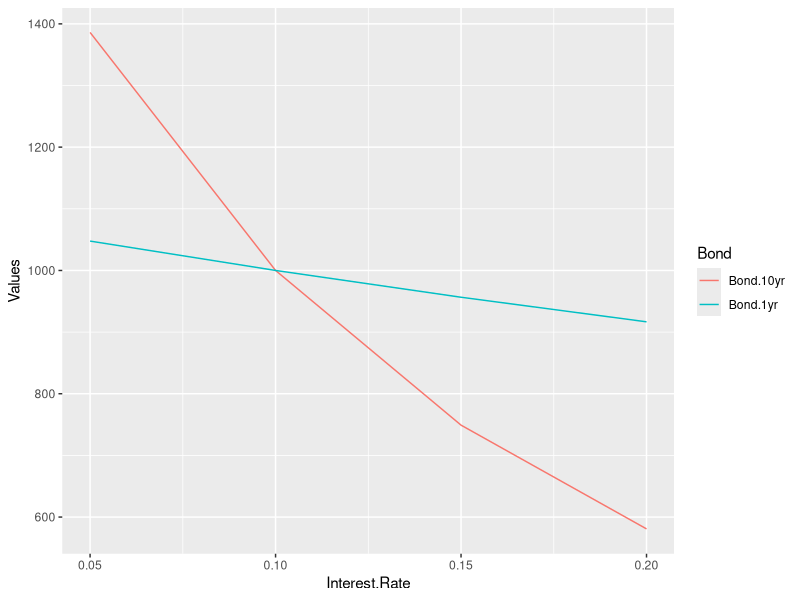

Write R code to recreate this figure.
## ---- chunk 1
knitr::opts_chunk$set(echo = TRUE)
require(tidyverse)
pretty <- function(x, y=2) format(round(x, y), big.mark=',')
## ---- chunk 2
f8.2 <- new.env()

f8.2$df <- tibble(
  Interest.Rate = c(.05, .1, .15, .2),
  Bond.10yr = 1000*(1 + Interest.Rate)^(-10) + 100 *
    (1 - (1 + Interest.Rate)^(-10)) / Interest.Rate,
  Bond.1yr = 1000*(1 + Interest.Rate)^(-1) + 100 *
    (1 - (1 + Interest.Rate)^(-1)) / Interest.Rate,
) %>% pivot_longer(
  cols = c(Bond.10yr, Bond.1yr),
  names_to = "Bond",
  values_to = "Values"
)

ggplot(data=f8.2$df, aes(x = Interest.Rate, y = Values, colour = Bond)) +
  geom_line()
